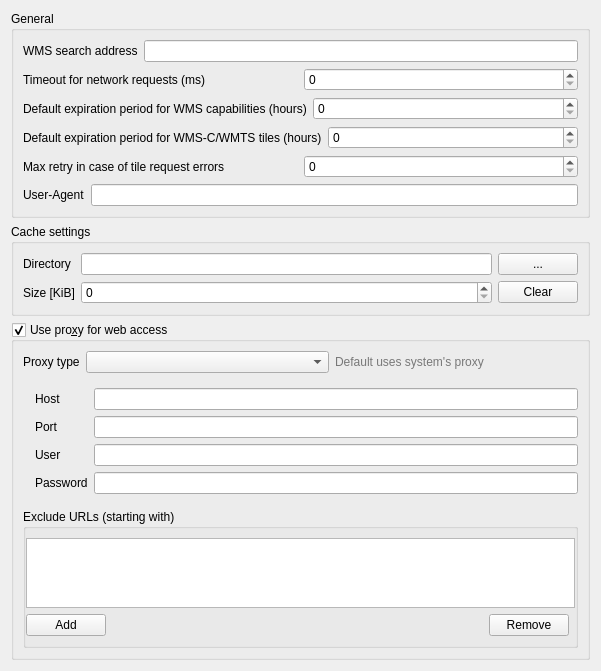
             <widget class="QWidget" name="mOptionsScrollAreaContents_10">
              <property name="geometry">
               <rect>
                <x>0</x>
                <y>0</y>
                <width>601</width>
                <height>630</height>
               </rect>
              </property>
              <layout class="QVBoxLayout" name="verticalLayout_33">
               <item>
                <widget class="QGroupBox" name="groupBox_20">
                 <property name="title">
                  <string>General</string>
                 </property>
                 <layout class="QVBoxLayout" name="verticalLayout_34">
                  <item>
                   <layout class="QHBoxLayout" name="horizontalLayout_2">
                    <item>
                     <widget class="QLabel" name="label_9">
                      <property name="text">
                       <string>WMS search address</string>
                      </property>
                     </widget>
                    </item>
                    <item>
                     <widget class="QLineEdit" name="leWmsSearch"/>
                    </item>
                   </layout>
                  </item>
                  <item>
                   <layout class="QHBoxLayout" name="horizontalLayout_11">
                    <item>
                     <widget class="QLabel" name="mNetworkTimeoutLabel">
                      <property name="text">
                       <string>Timeout for network requests (ms)</string>
                      </property>
                     </widget>
                    </item>
                    <item>
                     <widget class="QSpinBox" name="mNetworkTimeoutSpinBox">
                      <property name="maximum">
                       <number>100000000</number>
                      </property>
                     </widget>
                    </item>
                   </layout>
                  </item>
                  <item>
                   <layout class="QHBoxLayout" name="horizontalLayout_40">
                    <item>
                     <widget class="QLabel" name="label_45">
                      <property name="text">
                       <string>Default expiration period for WMS capabilities (hours)</string>
                      </property>
                     </widget>
                    </item>
                    <item>
                     <widget class="QSpinBox" name="mDefaultCapabilitiesExpirySpinBox">
                      <property name="maximum">
                       <number>100000000</number>
                      </property>
                     </widget>
                    </item>
                   </layout>
                  </item>
                  <item>
                   <layout class="QHBoxLayout" name="horizontalLayout_17">
                    <item>
                     <widget class="QLabel" name="label_32">
                      <property name="text">
                       <string>Default expiration period for WMS-C/WMTS tiles (hours)</string>
                      </property>
                     </widget>
                    </item>
                    <item>
                     <widget class="QSpinBox" name="mDefaultTileExpirySpinBox">
                      <property name="maximum">
                       <number>100000000</number>
                      </property>
                     </widget>
                    </item>
                   </layout>
                  </item>
                  <item>
                   <layout class="QHBoxLayout" name="horizontalLayout_33">
                    <item>
                     <widget class="QLabel" name="label_57">
                      <property name="text">
                       <string>Max retry in case of tile request errors</string>
                      </property>
                     </widget>
                    </item>
                    <item>
                     <widget class="QSpinBox" name="mDefaultTileMaxRetrySpinBox">
                      <property name="maximum">
                       <number>100000000</number>
                      </property>
                     </widget>
                    </item>
                   </layout>
                  </item>
                  <item>
                   <layout class="QHBoxLayout" name="horizontalLayout_35">
                    <item>
                     <widget class="QLabel" name="lblUserAgent">
                      <property name="text">
                       <string>User-Agent</string>
                      </property>
                     </widget>
                    </item>
                    <item>
                     <widget class="QLineEdit" name="leUserAgent"/>
                    </item>
                   </layout>
                  </item>
                 </layout>
                </widget>
               </item>
               <item>
                <widget class="QGroupBox" name="grpCache">
                 <property name="title">
                  <string>Cache settings</string>
                 </property>
                 <layout class="QGridLayout" name="gridLayout_2">
                  <item row="0" column="0">
                   <widget class="QLabel" name="label_10">
                    <property name="text">
                     <string>Directory</string>
                    </property>
                   </widget>
                  </item>
                  <item row="0" column="1">
                   <widget class="QLineEdit" name="mCacheDirectory"/>
                  </item>
                  <item row="0" column="2">
                   <widget class="QPushButton" name="mBrowseCacheDirectory">
                    <property name="text">
                     <string>...</string>
                    </property>
                   </widget>
                  </item>
                  <item row="2" column="0">
                   <widget class="QLabel" name="label_11">
                    <property name="text">
                     <string>Size [KiB]</string>
                    </property>
                   </widget>
                  </item>
                  <item row="2" column="1">
                   <widget class="QSpinBox" name="mCacheSize"/>
                  </item>
                  <item row="2" column="2">
                   <widget class="QPushButton" name="mClearCache">
                    <property name="text">
                     <string>Clear</string>
                    </property>
                   </widget>
                  </item>
                 </layout>
                </widget>
               </item>
               <item>
                <widget class="QgsCollapsibleGroupBox" name="grpProxy">
                 <property name="title">
                  <string>Use pro&amp;xy for web access</string>
                 </property>
                 <property name="flat">
                  <bool>false</bool>
                 </property>
                 <property name="checkable">
                  <bool>true</bool>
                 </property>
                 <property name="collapsed" stdset="0">
                  <bool>false</bool>
                 </property>
                 <property name="saveCollapsedState" stdset="0">
                  <bool>true</bool>
                 </property>
                 <layout class="QGridLayout" name="gridLayout_1">
                  <item row="7" column="0" rowspan="2" colspan="5">
                   <widget class="QGroupBox" name="grpUrlExclude">
                    <property name="title">
                     <string>Exclude URLs (starting with)</string>
                    </property>
                    <property name="flat">
                     <bool>true</bool>
                    </property>
                    <layout class="QGridLayout" name="gridLayout_5">
                     <property name="leftMargin">
                      <number>0</number>
                     </property>
                     <property name="rightMargin">
                      <number>0</number>
                     </property>
                     <item row="2" column="2">
                      <widget class="QPushButton" name="mRemoveUrlPushButton">
                       <property name="text">
                        <string>Remove</string>
                       </property>
                      </widget>
                     </item>
                     <item row="2" column="0">
                      <widget class="QPushButton" name="mAddUrlPushButton">
                       <property name="text">
                        <string>Add</string>
                       </property>
                      </widget>
                     </item>
                     <item row="0" column="0" colspan="4">
                      <widget class="QListWidget" name="mExcludeUrlListWidget"/>
                     </item>
                     <item row="2" column="1">
                      <spacer name="horizontalSpacer">
                       <property name="orientation">
                        <enum>Qt::Horizontal</enum>
                       </property>
                       <property name="sizeHint" stdset="0">
                        <size>
                         <width>40</width>
                         <height>20</height>
                        </size>
                       </property>
                      </spacer>
                     </item>
                    </layout>
                   </widget>
                  </item>
                  <item row="0" column="0" colspan="5">
                   <layout class="QGridLayout" name="gridLayout_17">
                    <item row="0" column="1">
                     <widget class="QComboBox" name="mProxyTypeComboBox"/>
                    </item>
                    <item row="0" column="0">
                     <widget class="QLabel" name="mTypeLabel">
                      <property name="sizePolicy">
                       <sizepolicy hsizetype="Maximum" vsizetype="Preferred">
                        <horstretch>0</horstretch>
                        <verstretch>0</verstretch>
                       </sizepolicy>
                      </property>
                      <property name="text">
                       <string>Proxy type</string>
                      </property>
                     </widget>
                    </item>
                    <item row="0" column="2">
                     <widget class="QLabel" name="label_41">
                      <property name="styleSheet">
                       <string notr="true">QLabel {color: rgb(120, 120, 120);}</string>
                      </property>
                      <property name="text">
                       <string>Default uses system's proxy</string>
                      </property>
                     </widget>
                    </item>
                    <item row="1" column="0" colspan="3">
                     <widget class="QFrame" name="frameManualProxy">
                      <property name="frameShape">
                       <enum>QFrame::NoFrame</enum>
                      </property>
                      <property name="frameShadow">
                       <enum>QFrame::Raised</enum>
                      </property>
                      <layout class="QGridLayout" name="gridLayout_18">
                       <property name="leftMargin">
                        <number>0</number>
                       </property>
                       <property name="rightMargin">
                        <number>0</number>
                       </property>
                       <item row="2" column="2">
                        <widget class="QLineEdit" name="leProxyUser">
                         <property name="toolTip">
                          <string>Leave this blank if no proxy username / password are required</string>
                         </property>
                        </widget>
                       </item>
                       <item row="3" column="2">
                        <widget class="QLineEdit" name="leProxyPassword">
                         <property name="toolTip">
                          <string>Leave this blank if no proxy username / password are required</string>
                         </property>
                         <property name="echoMode">
                          <enum>QLineEdit::Password</enum>
                         </property>
                        </widget>
                       </item>
                       <item row="2" column="1">
                        <widget class="QLabel" name="lblUser">
                         <property name="text">
                          <string>User</string>
                         </property>
                        </widget>
                       </item>
                       <item row="3" column="1">
                        <widget class="QLabel" name="lblPassword">
                         <property name="text">
                          <string>Password</string>
                         </property>
                        </widget>
                       </item>
                       <item row="0" column="2">
                        <widget class="QLineEdit" name="leProxyHost"/>
                       </item>
                       <item row="1" column="1">
                        <widget class="QLabel" name="lblProxyPort">
                         <property name="text">
                          <string>Port</string>
                         </property>
                        </widget>
                       </item>
                       <item row="1" column="2">
                        <widget class="QLineEdit" name="leProxyPort"/>
                       </item>
                       <item row="0" column="1">
                        <widget class="QLabel" name="lblProxyHost">
                         <property name="text">
                          <string>Host</string>
                         </property>
                        </widget>
                       </item>
                       <item row="1" column="0">
                        <spacer name="horizontalSpacer_27">
                         <property name="orientation">
                          <enum>Qt::Horizontal</enum>
                         </property>
                         <property name="sizeType">
                          <enum>QSizePolicy::Fixed</enum>
                         </property>
                         <property name="sizeHint" stdset="0">
                          <size>
                           <width>12</width>
                           <height>20</height>
                          </size>
                         </property>
                        </spacer>
                       </item>
                      </layout>
                     </widget>
                    </item>
                   </layout>
                  </item>
                 </layout>
                </widget>
               </item>
               <item>
                <spacer name="verticalSpacer_9">
                 <property name="orientation">
                  <enum>Qt::Vertical</enum>
                 </property>
                 <property name="sizeHint" stdset="0">
                  <size>
                   <width>20</width>
                   <height>40</height>
                  </size>
                 </property>
                </spacer>
               </item>
              </layout>
             </widget>
